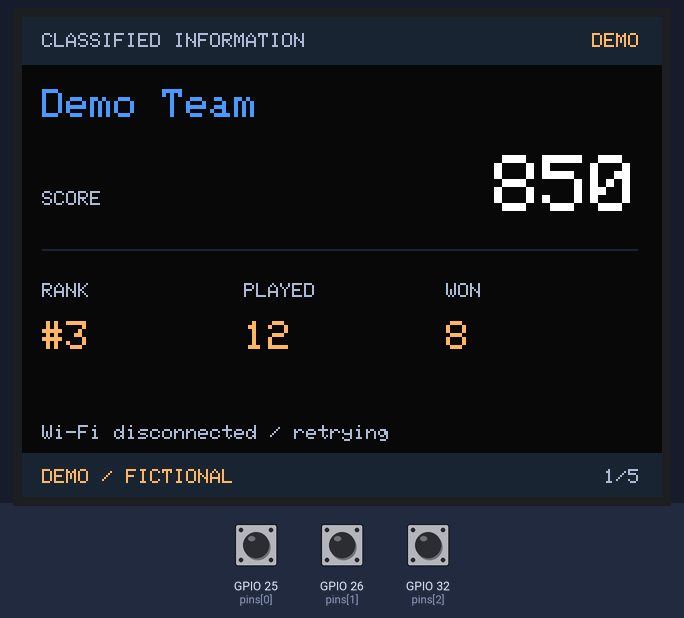
This sketch was run on a simulated ESP32. On the bench: 320×240 colour display. Inputs (shaded band) come from the test bench; at power-on: GPIO 25 (pins[0]) HIGH, GPIO 26 (pins[1]) HIGH, GPIO 32 (pins[2]) HIGH. WiFi joins after 1.5 s; servers stay silent unless stated; the local clock reads 2024-03-15 10:24:30 at power-on unless the sketch sets it; what the sketch prints to the serial monitor is not drawn.

Above: at 1.4 s.
1.5 s: GPIO 25 (pins[0]) pulled LOW for 0.15 s
At 3.2 s:
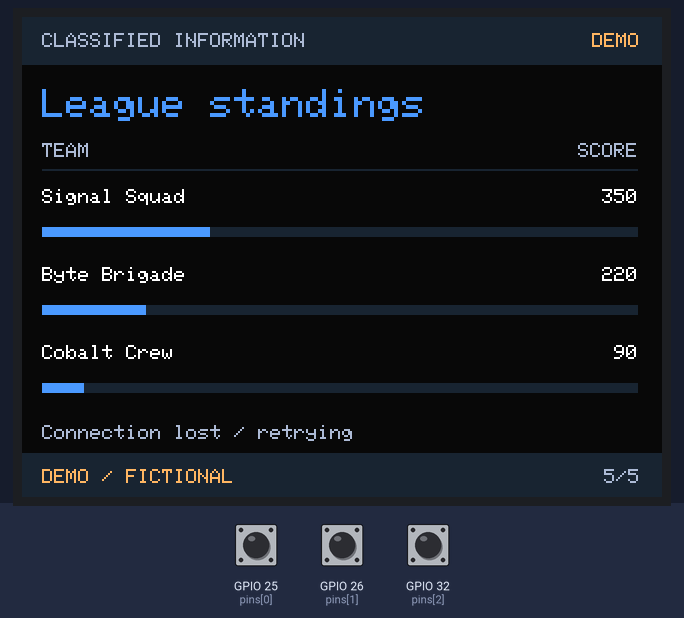
4.0 s: GPIO 26 (pins[1]) pulled LOW for 0.15 s
At 4.7 s:
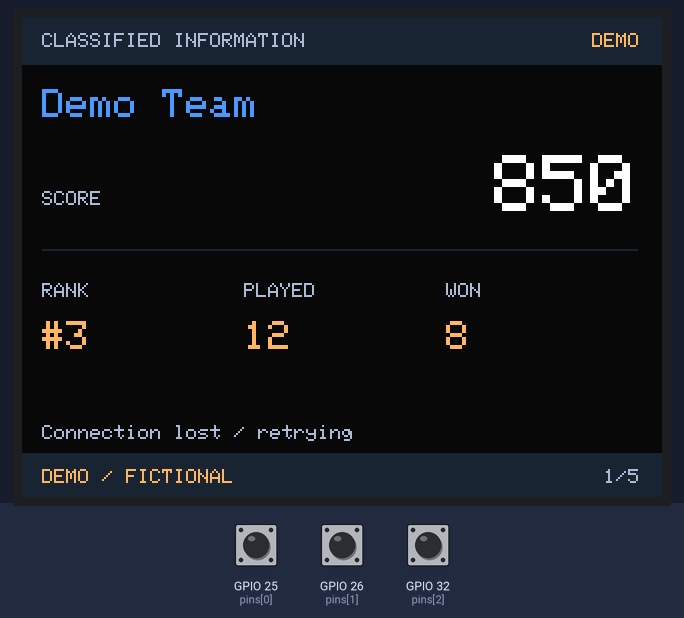
5.6 s: GPIO 26 (pins[1]) pulled LOW for 1 s
At 6.2 s:
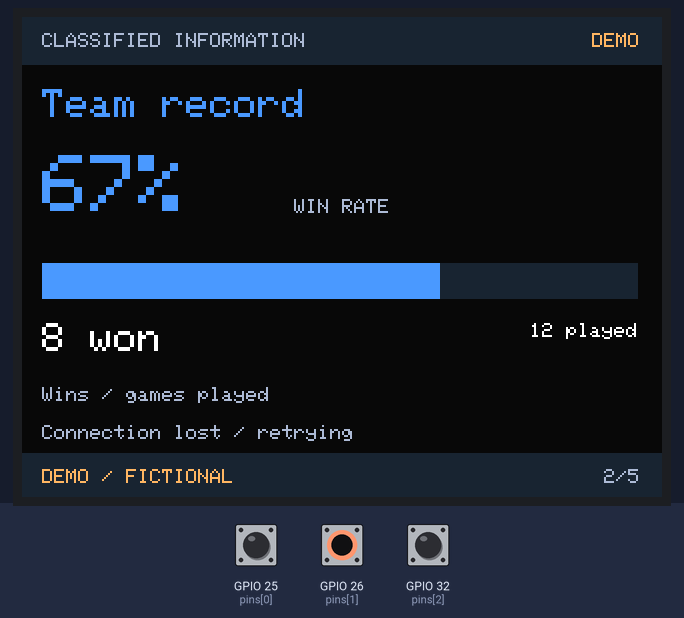
8.1 s: GPIO 26 (pins[1]) pulled LOW for 0.15 s
At 9.3 s:
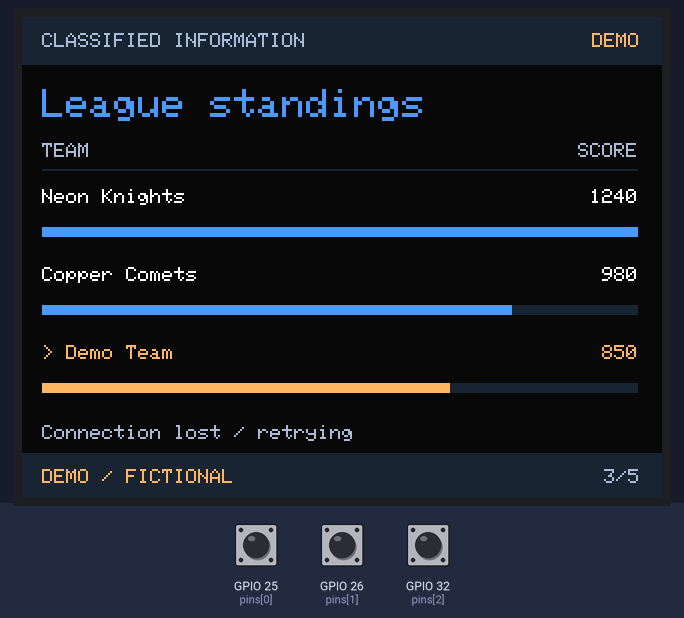
9.7 s: GPIO 26 (pins[1]) pulled LOW for 3.2 s
At 10.5 s:
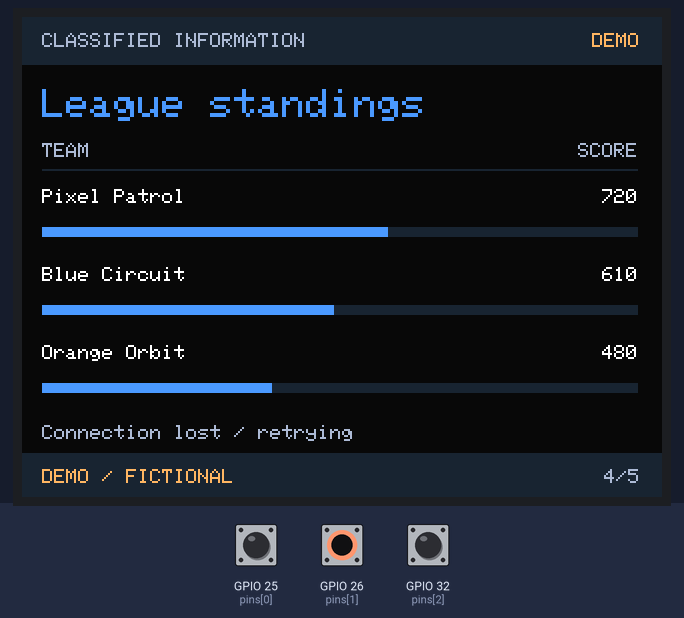
14.4 s: GPIO 25 (pins[0]) pulled LOW for 1 s
At 15.3 s:
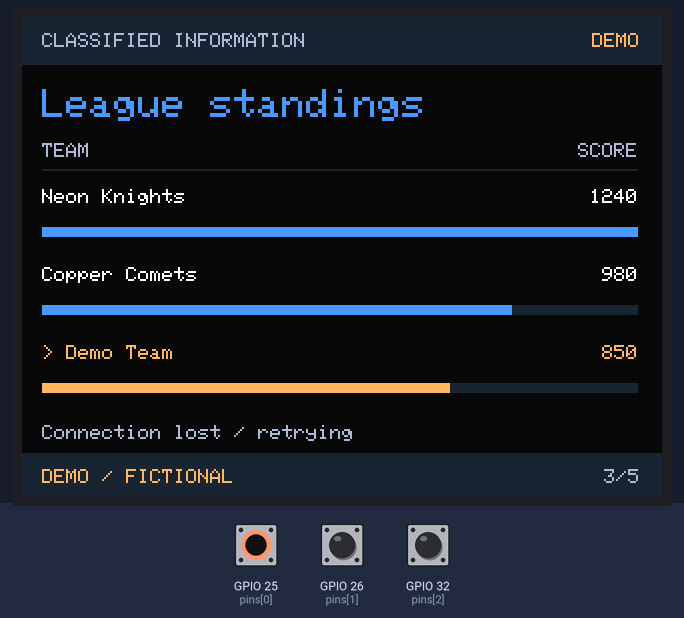
Timing chart, 0 to 17.4 s (numbered marks = the images above; inputs shaded):
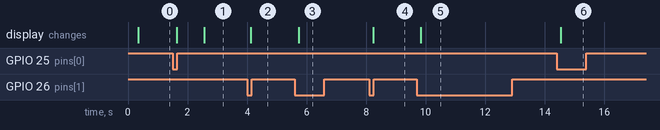

Measured:
- after the input at 1.5 s, the display: first changes after 0.13 s (image 1 shows a later state)
- after the input at 4.0 s, the display: changes after 0.13 s (image 2)
- after the input at 5.6 s, the display: changes after 0.14 s (image 3)
- after the input at 8.1 s, the display: changes after 0.14 s (image 4)
- after the input at 9.7 s, the display: changes after 0.14 s (image 5)
- after the input at 14.4 s, the display: changes after 0.14 s (image 6)

The sketch:

main.ino
```cpp
/* Ministry Analysis Terminal - ESP32-WROOM / ILI9341 320 x 240.
 * Blue GPIO25: previous. White GPIO26: next. Red GPIO32: finish session.
 * HTTPS runs on a worker task. Only loop() touches the TFT and buttons.
 */
#include <Arduino.h>
#include <SPI.h>
#include <WiFi.h>
#include <HTTPClient.h>
#include <NetworkClientSecure.h>
#include <ArduinoJson.h>
#include <Adafruit_GFX.h>
#include <Adafruit_ILI9341.h>
#include <time.h>
#include "secrets.h"
#include "certificates.h"
#include "demo_data.h"
#include "navigation.h"

constexpr uint8_t SCREEN_ROTATION = 3; // Landscape, rotated 180 degrees from rotation 1.
constexpr uint16_t BG=0x0841, PANEL=0x1926, MUTED=0xADDA, BLUE=0x4CDF, ORANGE=0xFDAC, WHITE=0xFFFF;
constexpr uint8_t MAX_ROWS=100;
struct Row { char id[16]; char name[64]; int32_t score; };
struct View {
  bool demo;
  char version[40];
  char name[64];
  int32_t score, rank, played, won;
  char teamId[16];
  uint8_t rowCount;
  Row rows[MAX_ROWS];
  char status[48];
};
struct Command { char version[40]; };
View shown;
QueueHandle_t views, resets, acknowledgements;
Adafruit_ILI9341 tft(&SPI, 21, 33, 22);
uint8_t page=0;
const uint8_t pins[]={25,26,32};
bool lastRaw[]={HIGH,HIGH,HIGH}, stable[]={HIGH,HIGH,HIGH};
uint32_t changedAt[]={0,0,0};
bool resetting=false;
char resetVersion[40]="";

void copyText(char* target, size_t capacity, const char* source) {
  snprintf(target, capacity, "%s", source ? source : "Unavailable");
  for (size_t i=0; target[i]; ++i) if ((uint8_t)target[i]<32 || (uint8_t)target[i]>126) target[i]='?';
}
void loadDemo(View& view) {
  memset(&view,0,sizeof(view)); view.demo=true;
  copyText(view.name,sizeof(view.name),Demo::team.name);
  snprintf(view.teamId,sizeof(view.teamId),"%u",Demo::team.team_id);
  view.score=Demo::team.score;view.rank=Demo::team.rank;view.played=Demo::team.games_played;view.won=Demo::team.games_won;
  view.rowCount=Demo::rowCount;
  for(uint8_t i=0;i<view.rowCount;++i) {
    snprintf(view.rows[i].id,sizeof(view.rows[i].id),"%u",Demo::leaderboard[i].id);
    copyText(view.rows[i].name,sizeof(view.rows[i].name),Demo::leaderboard[i].name);
    view.rows[i].score=Demo::leaderboard[i].score;
  }
  copyText(view.status,sizeof(view.status),"Ready / submit player ID");
}
uint8_t pageCount(){return 2+(shown.rowCount+2)/3;}
String numeric(int32_t n){return n<0 ? String("N/A") : String(n);}
void text(int x,int y,const String& value,uint8_t size=1,uint16_t colour=WHITE,uint8_t maxChars=50) {
  String display=value;
  if(display.length()>maxChars) display=display.substring(0,maxChars-3)+"...";
  tft.setCursor(x,y);tft.setTextSize(size);tft.setTextColor(colour);tft.print(display);
}
void rightText(int right,int y,const String& value,uint8_t size,uint16_t colour=WHITE){text(right-value.length()*6*size,y,value,size,colour);}
void render() {
  tft.fillScreen(BG);tft.fillRect(0,0,320,24,PANEL);
  text(10,8,"CLASSIFIED INFORMATION",1,MUTED);
  rightText(309,8,shown.demo ? "DEMO" : "TEAM",1,shown.demo?ORANGE:BLUE);
  if(page==0) {
    text(10,36,shown.name,2,BLUE,25);text(10,87,"SCORE",1,MUTED);
    String score=numeric(shown.score);rightText(308,69,score,score.length()>7?3:4);
    tft.drawFastHLine(10,116,298,PANEL);
    const char* labels[]={"RANK","PLAYED","WON"};
    String vals[]={shown.rank<0?"N/A":"#"+String(shown.rank),numeric(shown.played),numeric(shown.won)};
    for(int i=0;i<3;++i){int x=10+i*101;text(x,133,labels[i],1,MUTED);text(x,152,vals[i],vals[i].length()>5?1:2,ORANGE,12);}
  } else if(page==1) {
    text(10,36,"Team record",2,BLUE);
    bool known=shown.played>0 && shown.won>=0 && shown.won<=shown.played;
    int percent=known ? (int)round(100.0*shown.won/shown.played) : 0;
    text(10,69,known?String(percent)+"%":"N/A",4,BLUE);text(136,91,"WIN RATE",1,MUTED);
    tft.fillRect(10,123,298,18,PANEL);if(known)tft.fillRect(10,123,298*percent/100,18,BLUE);
    text(10,153,numeric(shown.won)+" won",2);rightText(308,153,numeric(shown.played)+" played",1);
    text(10,185,shown.played==0?"No games played yet":known?"Wins / games played":"Win rate unavailable",1,MUTED);
  } else {
    text(10,36,"League standings",2,BLUE);text(10,63,"TEAM",1,MUTED);rightText(308,63,"SCORE",1,MUTED);
    tft.drawFastHLine(10,76,298,PANEL);
    int32_t largest=0;for(int i=0;i<shown.rowCount;++i)largest=max(largest,shown.rows[i].score);
    int start=(page-2)*3;
    for(int j=0;j<3 && start+j<shown.rowCount;++j){
      const Row& row=shown.rows[start+j];int y=86+j*39;
      bool own=strcmp(row.id,shown.teamId)==0;uint16_t colour=own?ORANGE:WHITE;
      text(10,y,(own?String("> "):String(""))+row.name,1,colour,31);
      rightText(308,y,numeric(row.score),1,colour);
      tft.fillRect(10,y+19,298,5,PANEL);
      if(largest>0 && row.score>0)tft.fillRect(10,y+19,(int)(298.0*row.score/largest),5,own?ORANGE:BLUE);
    }
  }
  text(10,204,shown.status,1,MUTED,50);
  tft.fillRect(0,218,320,22,PANEL);
  text(10,226,shown.demo?"DEMO / FICTIONAL":"GAME API",1,shown.demo?ORANGE:MUTED);
  rightText(309,226,String(page+1)+"/"+String(pageCount()),1,MUTED);
}
int32_t readNumber(JsonVariantConst value) {
  if(value.isNull() || !value.is<int64_t>())return -1;
  int64_t n=value.as<int64_t>();return n>=0 && n<=INT32_MAX ? (int32_t)n : -1;
}
int request(const char* path,const char* method,const String& payload,String& output) {
  NetworkClientSecure client;client.setCACert(gtsRootR4);client.setHandshakeTimeout(8);
  HTTPClient http;http.setConnectTimeout(5000);http.setTimeout(12000);
  if(!http.begin(client,String(API_URL)+path))return -1;
  http.addHeader("Authorization",String("Bearer ")+DEVICE_KEY);
  http.addHeader("Accept","application/json");
  int code;
  if(strcmp(method,"POST")==0){http.addHeader("Content-Type","application/json");code=http.POST(payload);}
  else code=http.GET();
  if(code>0 && http.getSize()<=65536)output=http.getString();
  http.end();return code;
}
String commandBody(const Command& cmd){JsonDocument doc;doc["version"]=cmd.version;String body;serializeJson(doc,body);return body;}
void publish(View& view,const char* status){copyText(view.status,sizeof(view.status),status);xQueueOverwrite(views,&view);}
void networkTask(void*) {
  static View view;loadDemo(view);
  uint32_t nextPoll=0,lastWifi=0;char acked[40]="";Command pendingReset={};bool hasReset=false;
  WiFi.mode(WIFI_STA);WiFi.setAutoReconnect(true);WiFi.begin(WIFI_SSID,WIFI_PASSWORD);
  configTime(0,0,"pool.ntp.org","time.nist.gov");
  for(;;) {
    Command cmd;
    if(xQueueReceive(resets,&cmd,0)==pdTRUE){pendingReset=cmd;hasReset=true;nextPoll=0;}
    if(WiFi.status()!=WL_CONNECTED){
      publish(view,"Wi-Fi disconnected / retrying");
      if(millis()-lastWifi>15000){WiFi.disconnect();WiFi.begin(WIFI_SSID,WIFI_PASSWORD);lastWifi=millis();}
      vTaskDelay(pdMS_TO_TICKS(1000));continue;
    }
    if(time(nullptr)<1700000000){publish(view,"Syncing clock for secure HTTPS");vTaskDelay(pdMS_TO_TICKS(1000));continue;}
    if((int32_t)(millis()-nextPoll)<0){vTaskDelay(pdMS_TO_TICKS(40));continue;}
    String output;
    if(hasReset){
      int code=request("/api/device/reset","POST",commandBody(pendingReset),output);
      JsonDocument doc;
      if(code==200 && !deserializeJson(doc,output) && doc["reset"].is<bool>()){
        hasReset=false;loadDemo(view);acked[0]=0;publish(view,"Ready / submit player ID");
      }else{publish(view,"Reset pending / reconnecting");nextPoll=millis()+(code==429?60000:5000);continue;}
    }
    if(xQueueReceive(acknowledgements,&cmd,0)==pdTRUE && strcmp(cmd.version,acked)!=0){
      output="";int code=request("/api/device/ack","POST",commandBody(cmd),output);JsonDocument doc;
      if(code==200 && !deserializeJson(doc,output) && doc["acknowledged"]==true)copyText(acked,sizeof(acked),cmd.version);
      if(code==429){nextPoll=millis()+60000;continue;}
    }
    output="";int code=request("/api/device","GET","",output);
    nextPoll=millis()+(code==429?60000:3000);
    if(code!=200){publish(view,code==429?"Rate limit / waiting one minute":"Connection lost / retrying");continue;}
    JsonDocument doc;
    if(output.length()>65536 || deserializeJson(doc,output)){publish(view,"Invalid response / retrying");continue;}
    if(!doc["selection"].isNull() && !doc["snapshot"].is<JsonObject>()){publish(view,"Incomplete response / retrying");continue;}
    if(!doc["selection"].is<JsonObject>()) {loadDemo(view);acked[0]=0;publish(view,"Ready / submit player ID");continue;}
    JsonObjectConst selection=doc["selection"], data=doc["snapshot"];
    const char* id=selection["version"];const char* name=data["name"];const char* team=data["teamId"];
    if(!id || strlen(id)!=36 || !name || !team){publish(view,"Invalid team data / retrying");continue;}
    view.demo=false;copyText(view.version,sizeof(view.version),id);copyText(view.name,sizeof(view.name),name);copyText(view.teamId,sizeof(view.teamId),team);
    view.score=readNumber(data["score"]);view.rank=readNumber(data["rank"]);view.played=readNumber(data["gamesPlayed"]);view.won=readNumber(data["gamesWon"]);
    view.rowCount=0;
    for(JsonObjectConst row:data["leaderboard"].as<JsonArrayConst>()){
      if(view.rowCount>=MAX_ROWS)break;
      Row& target=view.rows[view.rowCount++];copyText(target.id,sizeof(target.id),row["id"]);copyText(target.name,sizeof(target.name),row["name"]);target.score=readNumber(row["score"]);
    }
    bool stale=false;for(JsonObjectConst source:data["sources"].as<JsonArrayConst>())if(source["ok"]==false)stale=true;
    publish(view,stale?"Some data unavailable / cached":"Connected / Reset when finished");
  }
}
void setup(){
  Serial.begin(115200);for(int i=0;i<3;++i){pinMode(pins[i],INPUT_PULLUP);lastRaw[i]=stable[i]=digitalRead(pins[i]);}
  SPI.begin(18,-1,23,33);tft.begin(10000000);tft.setRotation(SCREEN_ROTATION);tft.setTextWrap(false);
  loadDemo(shown);copyText(shown.status,sizeof(shown.status),"Connecting to hotspot...");render();
  views=xQueueCreate(1,sizeof(View));resets=xQueueCreate(1,sizeof(Command));acknowledgements=xQueueCreate(1,sizeof(Command));
  if(!views || !resets || !acknowledgements || xTaskCreate(networkTask,"terminal-network",16384,nullptr,1,nullptr)!=pdPASS){copyText(shown.status,sizeof(shown.status),"Network task unavailable");render();while(true)delay(1000);}
  Serial.println("Analysis Terminal ready. Network credentials are not logged.");
}
void loop(){
  static View incoming;
  if(xQueueReceive(views,&incoming,0)==pdTRUE){
    // Ignore old in-flight data while a Reset is being processed.
    if(!resetting || incoming.demo || strcmp(incoming.version,resetVersion)!=0){
      bool changed=memcmp(&incoming,&shown,sizeof(View))!=0;
      bool newSession=strcmp(incoming.version,shown.version)!=0 || incoming.demo!=shown.demo;
      shown=incoming;if(newSession)page=0;if(page>=pageCount())page=0;
      if(incoming.demo || strcmp(incoming.version,resetVersion)!=0)resetting=false;
      if(changed)render();
      if(!shown.demo){Command cmd={};copyText(cmd.version,sizeof(cmd.version),shown.version);xQueueOverwrite(acknowledgements,&cmd);}
    }
  }
  uint32_t now=millis();bool pressed[3]={};
  for(int i=0;i<3;++i){bool raw=digitalRead(pins[i]);if(raw!=lastRaw[i]){lastRaw[i]=raw;changedAt[i]=now;}if(raw!=stable[i] && now-changedAt[i]>=30){stable[i]=raw;pressed[i]=raw==LOW;}}
  if(pressed[2]){
    if(shown.demo){page=0;render();}
    else if(!resetting){Command cmd={};copyText(cmd.version,sizeof(cmd.version),shown.version);copyText(resetVersion,sizeof(resetVersion),shown.version);resetting=true;copyText(shown.status,sizeof(shown.status),"Resetting session...");render();xQueueOverwrite(resets,&cmd);}
  } else {uint8_t next=navigatePage(page,pageCount(),pressed[0],pressed[1],false);if(next!=page){page=next;render();}}
  delay(1);
}
```

certificates.h
```cpp
#pragma once

// Google Trust Services GTS Root R4, valid until 22 June 2036.
// The Cloudflare Worker certificate currently chains to this root.
constexpr char gtsRootR4[] = R"CERT(
-----BEGIN CERTIFICATE-----
MIICCTCCAY6gAwIBAgINAgPlwGjvYxqccpBQUjAKBggqhkjOPQQDAzBHMQswCQYD
VQQGEwJVUzEiMCAGA1UEChMZR29vZ2xlIFRydXN0IFNlcnZpY2VzIExMQzEUMBIG
A1UEAxMLR1RTIFJvb3QgUjQwHhcNMTYwNjIyMDAwMDAwWhcNMzYwNjIyMDAwMDAw
WjBHMQswCQYDVQQGEwJVUzEiMCAGA1UEChMZR29vZ2xlIFRydXN0IFNlcnZpY2Vz
IExMQzEUMBIGA1UEAxMLR1RTIFJvb3QgUjQwdjAQBgcqhkjOPQIBBgUrgQQAIgNi
AATzdHOnaItgrkO4NcWBMHtLSZ37wWHO5t5GvWvVYRg1rkDdc/eJkTBa6zzuhXyi
QHY7qca4R9gq55KRanPpsXI5nymfopjTX15YhmUPoYRlBtHci8nHc8iMai/lxKvR
HYqjQjBAMA4GA1UdDwEB/wQEAwIBhjAPBgNVHRMBAf8EBTADAQH/MB0GA1UdDgQW
BBSATNbrdP9JNqPV2Py1PsVq8JQdjDAKBggqhkjOPQQDAwNpADBmAjEA6ED/g94D
9J+uHXqnLrmvT/aDHQ4thQEd0dlq7A/Cr8deVl5c1RxYIigL9zC2L7F8AjEA8GE8
p/SgguMh1YQdc4acLa/KNJvxn7kjNuK8YAOdgLOaVsjh4rsUecrNIdSUtUlD
-----END CERTIFICATE-----
)CERT";
```

demo_data.h
```cpp
#pragma once
#include <stdint.h>
// Generated from app/src/demo-team.json and demo-leaderboard.json. Fictional values only.
namespace Demo {
struct Team { uint16_t team_id; const char* name; uint16_t score; uint8_t rank; uint8_t games_played; uint8_t games_won; };
struct Standing { uint16_t id; const char* name; uint16_t score; uint8_t games_played; };
constexpr Team team = {1, "Demo Team", 850, 3, 12, 8};
constexpr Standing leaderboard[] = {
  {2, "Neon Knights", 1240, 12},
  {3, "Copper Comets", 980, 12},
  {1, "Demo Team", 850, 12},
  {4, "Pixel Patrol", 720, 12},
  {5, "Blue Circuit", 610, 12},
  {6, "Orange Orbit", 480, 12},
  {7, "Signal Squad", 350, 12},
  {8, "Byte Brigade", 220, 12},
  {9, "Cobalt Crew", 90, 12}
};
constexpr uint8_t rowCount = sizeof(leaderboard) / sizeof(leaderboard[0]);
}
```

navigation.h
```cpp
#pragma once
#include <stdint.h>

// One action per debounced press. Red wins over simultaneous navigation.
// Blue + white together cancel. Navigation wraps at both ends.
inline uint8_t navigatePage(uint8_t page, uint8_t count, bool previous,
                            bool next, bool reset) {
  if (count == 0 || reset) return 0;
  if (previous == next) return page;
  if (previous) return page == 0 ? count - 1 : page - 1;
  return (page + 1) % count;
}
```

secrets.example.h
```cpp
#pragma once
constexpr char WIFI_SSID[] = "YOUR_HOTSPOT_NAME";
constexpr char WIFI_PASSWORD[] = "YOUR_HOTSPOT_PASSWORD";
constexpr char API_URL[] = "https://analysis-terminal.daeda-technologies.workers.dev";
constexpr char DEVICE_KEY[] = "YOUR_DEVICE_KEY";
```
